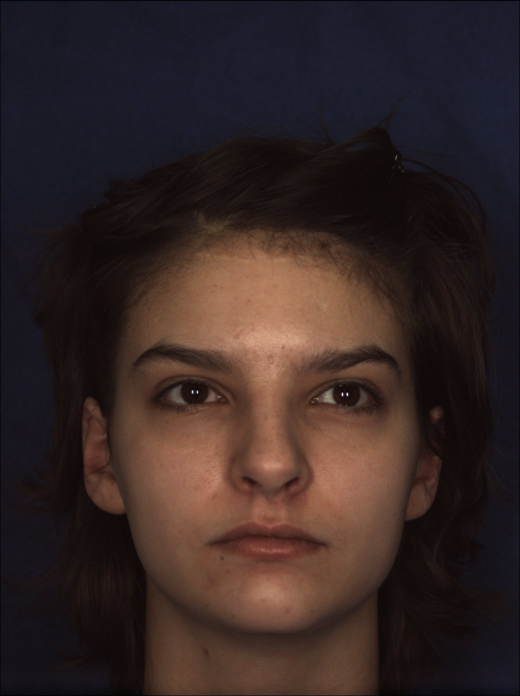
#> input picture CLM-framework/matlab_version/demo/sample_depth_imgs/1.jpg, 1040 x 1392 px, found by its file name (shown at 1/2 size)
$ python crop_face.py   (older library calls are emulated)
#> lines starting #> are read from the running program, lines starting #| are printed output that depends on the picture
#!/usr/bin/env python
# Software License Agreement (BSD License)
#
# Copyright (c) 2012, Philipp Wagner
# All rights reserved.
#
# Redistribution and use in source and binary forms, with or without
# modification, are permitted provided that the following conditions
# are met:
#
#  * Redistributions of source code must retain the above copyright
#    notice, this list of conditions and the following disclaimer.
#  * Redistributions in binary form must reproduce the above
#    copyright notice, this list of conditions and the following
#    disclaimer in the documentation and/or other materials provided
#    with the distribution.
#  * Neither the name of the author nor the names of its
#    contributors may be used to endorse or promote products derived
#    from this software without specific prior written permission.
#
# THIS SOFTWARE IS PROVIDED BY THE COPYRIGHT HOLDERS AND CONTRIBUTORS
# "AS IS" AND ANY EXPRESS OR IMPLIED WARRANTIES, INCLUDING, BUT NOT
# LIMITED TO, THE IMPLIED WARRANTIES OF MERCHANTABILITY AND FITNESS
# FOR A PARTICULAR PURPOSE ARE DISCLAIMED. IN NO EVENT SHALL THE
# COPYRIGHT OWNER OR CONTRIBUTORS BE LIABLE FOR ANY DIRECT, INDIRECT,
# INCIDENTAL, SPECIAL, EXEMPLARY, OR CONSEQUENTIAL DAMAGES (INCLUDING,
# BUT NOT LIMITED TO, PROCUREMENT OF SUBSTITUTE GOODS OR SERVICES;
# LOSS OF USE, DATA, OR PROFITS; OR BUSINESS INTERRUPTION) HOWEVER
# CAUSED AND ON ANY THEORY OF LIABILITY, WHETHER IN CONTRACT, STRICT
# LIABILITY, OR TORT (INCLUDING NEGLIGENCE OR OTHERWISE) ARISING IN
# ANY WAY OUT OF THE USE OF THIS SOFTWARE, EVEN IF ADVISED OF THE
# POSSIBILITY OF SUCH DAMAGE.

import sys, math
from PIL import Image

def Distance(p1,p2):
  dx = p2[0] - p1[0]
  dy = p2[1] - p1[1]
  return math.sqrt(dx*dx+dy*dy)

def ScaleRotateTranslate(image, angle, center = None, new_center = None, scale = None, resample=Image.BICUBIC):
  if (scale is None) and (center is None):
    return image.rotate(angle=angle, resample=resample)
  nx,ny = x,y = center
  sx=sy=1.0
  if new_center:
    (nx,ny) = new_center
  if scale:
    (sx,sy) = (scale, scale)
  cosine = math.cos(angle)
  sine = math.sin(angle)
  a = cosine/sx
  b = sine/sx
  c = x-nx*a-ny*b
  d = -sine/sy
  e = cosine/sy
  f = y-nx*d-ny*e
  return image.transform(image.size, Image.AFFINE, (a,b,c,d,e,f), resample=resample)

def CropFace(image, eye_left=(0,0), eye_right=(0,0), offset_pct=(0.2,0.2), dest_sz = (70,70)):
  # calculate offsets in original image
  offset_h = math.floor(float(offset_pct[0])*dest_sz[0])
  offset_v = math.floor(float(offset_pct[1])*dest_sz[1])
  # get the direction
  eye_direction = (eye_right[0] - eye_left[0], eye_right[1] - eye_left[1])
  # calc rotation angle in radians
  rotation = -math.atan2(float(eye_direction[1]),float(eye_direction[0]))
  # distance between them
  dist = Distance(eye_left, eye_right)
  # calculate the reference eye-width
  reference = dest_sz[0] - 2.0*offset_h
  # scale factor
  scale = float(dist)/float(reference)
  # rotate original around the left eye
  image = ScaleRotateTranslate(image, center=eye_left, angle=rotation)
  # crop the rotated image
  crop_xy = (eye_left[0] - scale*offset_h, eye_left[1] - scale*offset_v)
  crop_size = (dest_sz[0]*scale, dest_sz[1]*scale)
  image = image.crop((int(crop_xy[0]), int(crop_xy[1]), int(crop_xy[0]+crop_size[0]), int(crop_xy[1]+crop_size[1])))
  # resize it
  image = image.resize(dest_sz, Image.ANTIALIAS)
  return image

if __name__ == "__main__":
  image =  Image.open("1.jpg")
#> image is the input picture: PIL image 1040x1392 RGB; mean R, G, B 53.4, 38.9, 37
  CropFace(image, eye_left=(252,364), eye_right=(420,366), offset_pct=(0.1,0.1), dest_sz=(200,200)).save("arnie_10_10_200_200.jpg")
#> in CropFace, `image = image.crop((int(crop_xy[0]), int(crop_xy[1]), int(crop_xy[0]+c..`:
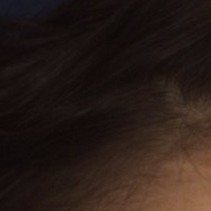
#> image: PIL image 211x211 RGB; mean R, G, B 40.9, 28.1, 22.8
  CropFace(image, eye_left=(252,364), eye_right=(420,366), offset_pct=(0.2,0.2), dest_sz=(200,200)).save("arnie_20_20_200_200.jpg")
#> call 2 of CropFace, with eye_left = (252, 364), eye_right = (420, 366), offset_pct = (0.2, 0.2), dest_sz = (200, 200)
#> in CropFace (call 2), `image = image.crop((int(crop_xy[0]), int(crop_xy[1]), int(crop_xy[0]+c..`:
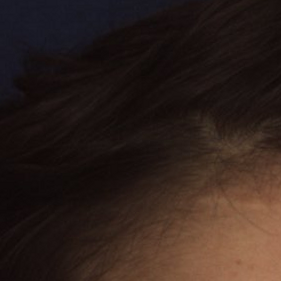
#> image: PIL image 281x281 RGB; mean R, G, B 46.6, 32.5, 27.1
  CropFace(image, eye_left=(252,364), eye_right=(420,366), offset_pct=(0.3,0.3), dest_sz=(200,200)).save("arnie_30_30_200_200.jpg")
#> call 3 of CropFace, with eye_left = (252, 364), eye_right = (420, 366), offset_pct = (0.3, 0.3), dest_sz = (200, 200)
#> in CropFace (call 3), `image = image.crop((int(crop_xy[0]), int(crop_xy[1]), int(crop_xy[0]+c..`:
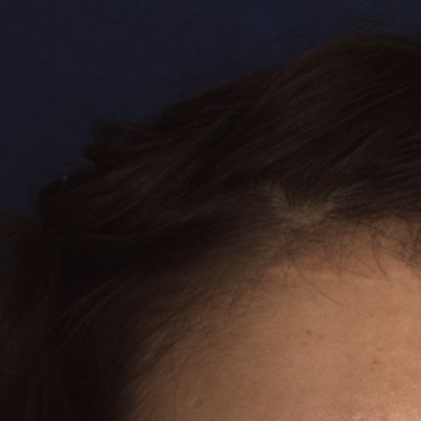
#> image: PIL image 421x421 RGB; mean R, G, B 53.4, 38.5, 33.9
  CropFace(image, eye_left=(252,364), eye_right=(420,366), offset_pct=(0.2,0.2)).save("arnie_20_20_70_70.jpg")

$ run again, with CLM-framework/matlab_version/demo/sample_depth_imgs/3.jpg copied over CLM-framework/matlab_version/demo/sample_depth_imgs/1.jpg
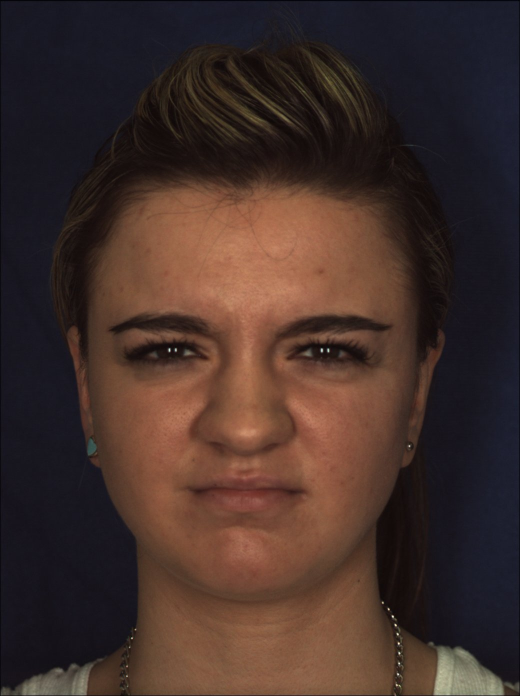
#> input picture CLM-framework/matlab_version/demo/sample_depth_imgs/3.jpg, 1040 x 1392 px, found by its file name (shown at 1/2 size)
#> image is the input picture: PIL image 1040x1392 RGB; mean R, G, B 66.6, 47.5, 42.2
#> in CropFace (call 2), `image = image.crop((int(crop_xy[0]), int(crop_xy[1]), int(crop_xy[0]+c..`:
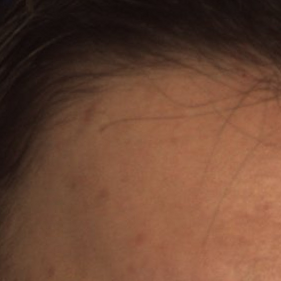
#> image: PIL image 281x281 RGB; mean R, G, B 107.8, 70.7, 51.7
#> in CropFace (call 3), `image = image.crop((int(crop_xy[0]), int(crop_xy[1]), int(crop_xy[0]+c..`:
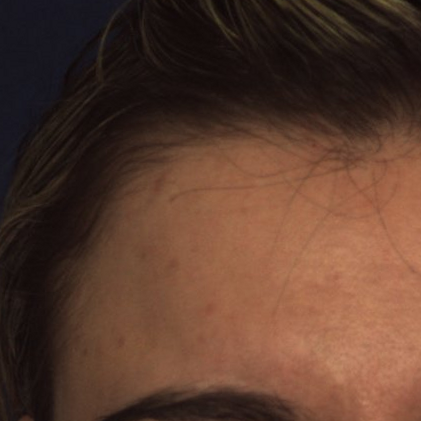
#> image: PIL image 421x421 RGB; mean R, G, B 89.8, 59.6, 45.3

$ run again, with CLM-framework/matlab_version/demo/sample_depth_imgs/2d.png saved as CLM-framework/matlab_version/demo/sample_depth_imgs/1.jpg
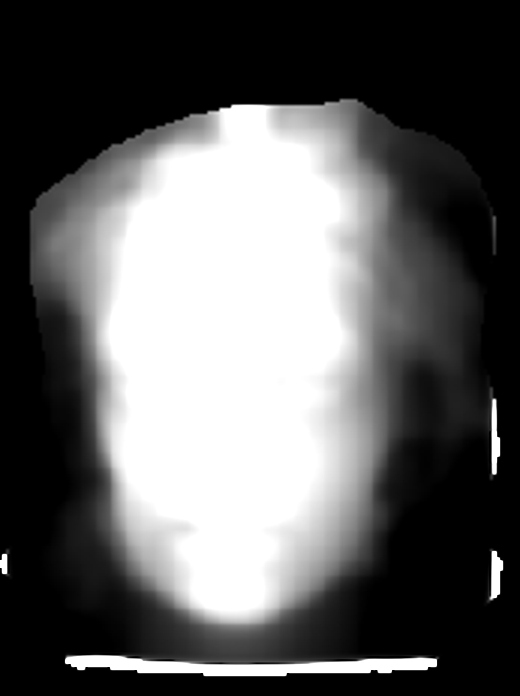
#> input picture CLM-framework/matlab_version/demo/sample_depth_imgs/2d.png, 1040 x 1392 px, found by its file name (shown at 1/2 size)
#> image is the input picture: PIL image 1040x1392 RGB; min 0, max 255, mean 97.2
#> in CropFace (call 2), `image = image.crop((int(crop_xy[0]), int(crop_xy[1]), int(crop_xy[0]+c..`:
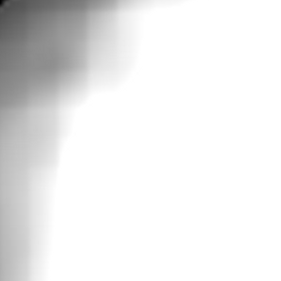
#> image: PIL image 281x281 RGB; min 2, max 255, mean 234.7
#> in CropFace (call 3), `image = image.crop((int(crop_xy[0]), int(crop_xy[1]), int(crop_xy[0]+c..`:
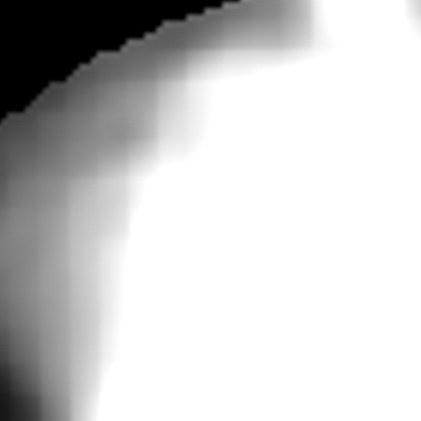
#> image: PIL image 421x421 RGB; min 0, max 255, mean 203.6
